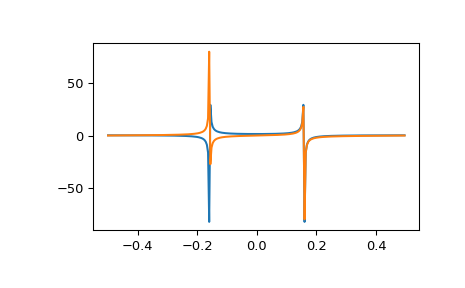

Python code for this plot:
import scipy.fft
scipy.fft.fft(np.exp(2j * np.pi * np.arange(8) / 8))
# array([-2.33486982e-16+1.14423775e-17j,  8.00000000e+00-1.25557246e-15j,
# 2.33486982e-16+2.33486982e-16j,  0.00000000e+00+1.22464680e-16j,
# -1.14423775e-17+2.33486982e-16j,  0.00000000e+00+5.20784380e-16j,
# 1.14423775e-17+1.14423775e-17j,  0.00000000e+00+1.22464680e-16j])

# In this example, real input has an FFT which is Hermitian, i.e., symmetric
# in the real part and anti-symmetric in the imaginary part:

from scipy.fft import fft, fftfreq, fftshift
import matplotlib.pyplot as plt
t = np.arange(256)
sp = fftshift(fft(np.sin(t)))
freq = fftshift(fftfreq(t.shape[-1]))
plt.plot(freq, sp.real, freq, sp.imag)
# [<matplotlib.lines.Line2D object at 0x...>, <matplotlib.lines.Line2D object at 0x...>]
plt.show()
